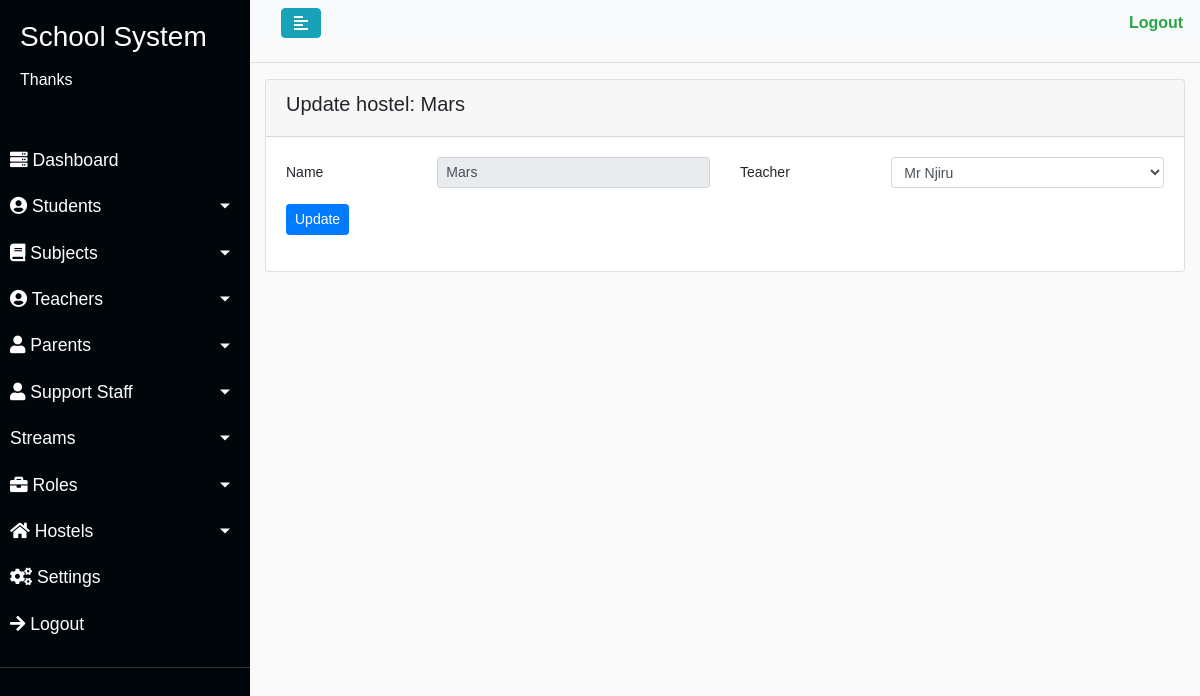
The app's page /admin/hostels/updatehost.php?action=edit_hostel&id=1 (signed in), older data.
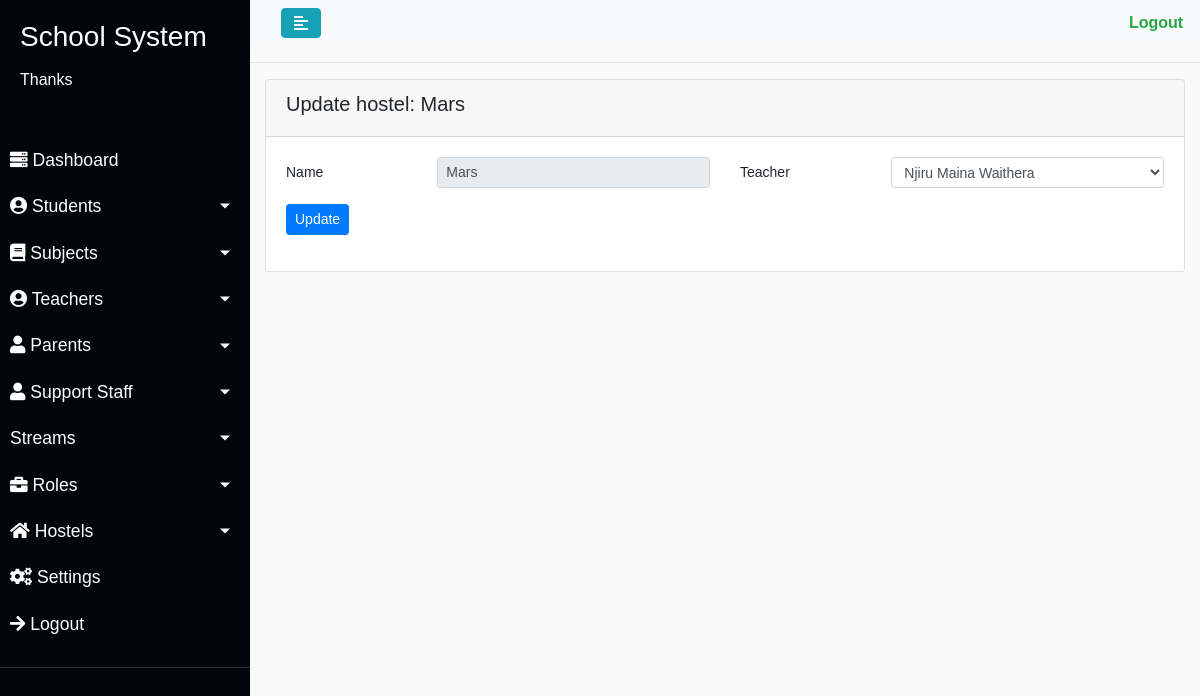
The same page, newer data.
### tables this page shows
CREATE TABLE "hostels" (
	"id"	INTEGER NOT NULL,
	"name"	TEXT NOT NULL,
	"teacher_incharge"	TEXT NOT NULL,
	PRIMARY KEY("id" AUTOINCREMENT)
);

### admin/hostels/updatehost.php (the view, shortened to what this page needs)
<?php
    require '../shared/home.php';
    if(isset($_GET['id']) && isset($_GET['action']) && $_GET['action']=='edit_hostel'){
        $id = $_GET['id'];
        $query = $db->prepare('select * from hostels where id=:id');
        $query->execute(array(':id'=>$id));
        $results = $query->fetchAll(PDO::FETCH_ASSOC);
        $results = $results[0];
    }
?>
<div class="container-fluid">
    <div class="card">
        <div class="card-header">
            <h5>Update hostel: <?php echo $results['name']?></h5>
        </div>
        <div class="card-body">
            <form action="<?php $_SERVER['PHP_SELF']; ?>" method="POST">
                <div class="form-group row">
                    <label for="" class = "col-sm-2 col-form-label col-form-label-sm">Name</label>
                    <div class="col-sm-4">
                        <input type="text" class="form-control form-control-sm" value="<?php echo $results['name']?>" readonly>
                    </div>
                    <label for="" class = "col-sm-2 col-form-label col-form-label-sm">Teacher</label>
                    <div class="col-sm-4">
                        <select name="teacher-update" id="" class="form-control form-control-sm">
                            <option value="<?php echo $results['teacher_incharge']?>" selected hidden><?php echo $results['teacher_incharge']?></option>
                        </select>
                    </div>
                </div>
                <div class="button">
                    <button class="btn btn-primary btn-sm" type="submit" name="update-hostel">Update</button>
                </div>
            </form>
        </div>
    </div>
</div>

### admin/shared/header.php (shortened to what this page needs)
<html lang="en">
<head>
    <link rel="stylesheet" type="text/css" href="../styles/bootstrap.min.css">
    <link rel="stylesheet" type="text/css" href="../styles/styles.css">
    <link rel="stylesheet" type="text/css" href="../styles/css/all.css">
</head>
<body>

### admin/shared/home.php (shortened to what this page needs)
<?php
    require 'header.php';
?>
<div class="wrapper">
    <nav id="sidebar">
            <div class="sidebar-header">
                <h3>School System</h3>
                <h6>Thanks</h6>
            </div>
            <ul class="list-unstyled components">
                <li class="">
                    <a href="../dashboard/dashboard.php"><i class="fas fa-server"></i> Dashboard</a>
                </li>
                <li>
                    <a href="#student" data-toggle="collapse" aria-expanded="false" class="dropdown-toggle"><i class="fa fa-user-circle"></i>  Students</a>
                </li>
                <li>
                    <a href="#syllabus" data-toggle="collapse" aria-expanded="false" class="dropdown-toggle"><i class="fa fa-book"></i> Subjects</a>
                </li>
                <li>
                    <a href="#dpts" data-toggle="collapse" aria-expanded="false" class="dropdown-toggle"><i class="fa fa-user-circle"></i> Teachers</a>
                </li>
                <li>
                    <a href="#schools" data-toggle="collapse" aria-expanded="false" class="dropdown-toggle"><i class="fa fa-user"></i> Parents</a>
                </li>
                <li>
                    <a href="#staff" data-toggle="collapse" aria-expanded="false" class="dropdown-toggle"><i class="fa fa-user"></i> Support Staff</a>
                </li>
                <li>
                    <a href="#streams" data-toggle="collapse" aria-expanded="false" class="dropdown-toggle">Streams</a>
                </li>
                <li>
                    <a href="#roles" data-toggle="collapse" aria-expanded="false" class="dropdown-toggle"><i class="fa fa-briefcase"></i> Roles</a>
                </li>
                <li>
                    <a href="#hostels" data-toggle="collapse" aria-expanded="false" class="dropdown-toggle"><i class="fa fa-home"></i> Hostels</a>
                </li>
                <li>
                    <a href=""><i class="fa fa-cogs"></i> Settings</a>
                </li>
                <li>
                    <a href="../shared/endsession.php"><i class="fa fa-arrow-right"></i> Logout</a>
                </li>
            </ul>
    </nav>
    <div id="content">
        <nav class="navbar navbar-expand-lg navbar-light bg-light">
            <div class="container-fluid">
                <button type="button" id="sidebarCollapse" class="btn btn-info">
                    <i class="fas fa-align-left"></i>
                </button>
            </div>
            <div class="logout">
                <b><a href="../shared/endsession.php" class="text-success"><i class="fa fa-arrow fa-sm"></i> Logout</a></b>
            </div>
        </nav>
        <hr>
<?php require "footer.php"?>

### admin/shared/footer.php (shortened to what this page needs)
</body>
</html>

### admin/styles/styles.css (style rules this page uses)
.wrapper { display: flex; width: 100%; align-items: stretch; }
a[data-toggle="collapse"] { position: relative; }
.dropdown-toggle::after { display: block; position: absolute; top: 50%; right: 20px; transform: translateY(-50%); }
body { font-family: 'Poppins', sans-serif; background: #fafafa; }
a, a:hover, a:focus { color: inherit; text-decoration: none; transition: all 0.3s; }
#sidebar { min-width: 250px; max-width: 250px; min-height: 100vh; background: #00070a; color: #fff; transition: all 0.3s; }
#sidebar .sidebar-header { padding: 20px; background: #00070a; }
#sidebar ul.components { padding: 20px 0; border-bottom: 1px solid #313233; }
#sidebar ul li a { padding: 10px; font-size: 1.1em; display: block; }
.wrapper #content { width: 100%; }

### admin/styles/css/all.css (style rules this page uses)
.fa, .fas, .far, .fal, .fad, .fab { -moz-osx-font-smoothing: grayscale; -webkit-font-smoothing: antialiased; display: inline-block; font-style: normal; font-variant: normal; text-rendering: auto; line-height: 1; }
.fa-align-left:before { content: "\f036"; }
.fa-arrow-right:before { content: "\f061"; }
.fa-book:before { content: "\f02d"; }
.fa-briefcase:before { content: "\f0b1"; }
.fa-cogs:before { content: "\f085"; }
.fa-home:before { content: "\f015"; }
.fa-server:before { content: "\f233"; }
.fa-user:before { content: "\f007"; }
.fa-user-circle:before { content: "\f2bd"; }
.fa, .fas { font-family: 'Font Awesome 5 Free'; font-weight: 900; }

Row changes from the older to the newer data that the page shows:
changed hostels "Mars": teacher-update "Mr Njiru" → "Njiru Maina Waithera"
